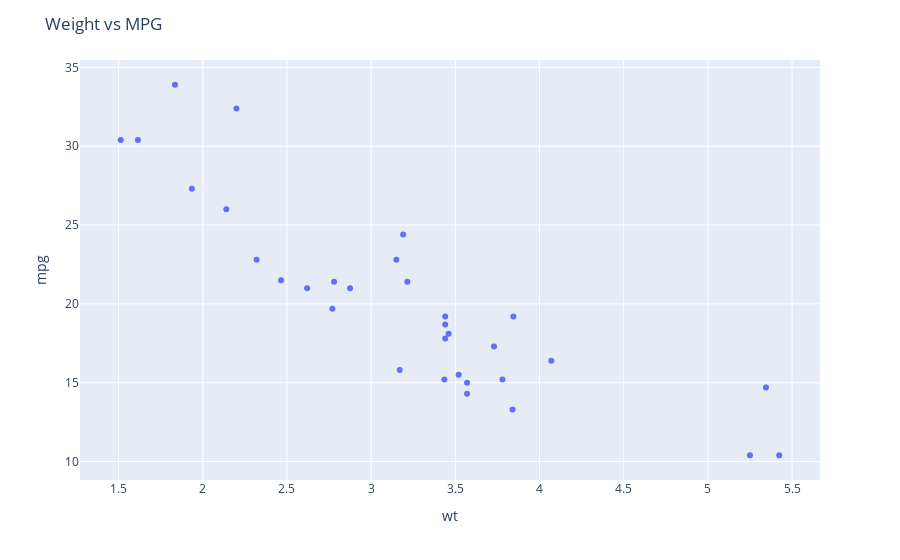

Notebook code cell kept with this figure:
### Markdown cell above
### Displacement vs Miles per Gallon

### Code cell
disp_mpg = px.scatter(
    df_mtcars, 
    x='wt', 
    y ='mpg',
    hover_data = ['Car']
)

disp_mpg.update_layout(title='Weight vs MPG')
disp_mpg.show()

### Figure 1 — Plotly figure (JSON) as saved in the notebook; plotly's stock layout.template omitted (floating-point values rounded to 4 significant figures)
{"data": [{"customdata": [["Mazda RX4"], ["Mazda RX4 Wag"], ["Datsun 710"], ["Hornet 4 Drive"], ["Hornet Sportabout"], ["Valiant"], ["Duster 360"], ["Merc 240D"], ["Merc 230"], ["Merc 280"], ["Merc 280C"], ["Merc 450SE"], ["Merc 450SL"], ["Merc 450SLC"], ["Cadillac Fleetwood"], ["Lincoln Continental"], ["Chrysler Imperial"], ["Fiat 128"], ["Honda Civic"], ["Toyota Corolla"], ["Toyota Corona"], ["Dodge Challenger"], ["AMC Javelin"], ["Camaro Z28"], ["Pontiac Firebird"], ["Fiat X1-9"], ["Porsche 914-2"], ["Lotus Europa"], ["Ford Pantera L"], ["Ferrari Dino"], ["Maserati Bora"], ["Volvo 142E"]], "hovertemplate": "wt=%{x}<br>mpg=%{y}<br>Car=%{customdata[0]}<extra></extra>", "legendgroup": "", "marker": {"color": "#636efa", "symbol": "circle"}, "mode": "markers", "name": "", "orientation": "v", "showlegend": false, "type": "scatter", "x": [2.62, 2.875, 2.32, 3.215, 3.44, 3.46, 3.57, 3.19, 3.15, 3.44, 3.44, 4.07, 3.73, 3.78, 5.25, 5.424, 5.345, 2.2, 1.615, 1.835, 2.465, 3.52, 3.435, 3.84, 3.845, 1.935, 2.14, 1.513, 3.17, 2.77, 3.57, 2.78], "xaxis": "x", "y": [21, 21, 22.8, 21.4, 18.7, 18.1, 14.3, 24.4, 22.8, 19.2, 17.8, 16.4, 17.3, 15.2, 10.4, 10.4, 14.7, 32.4, 30.4, 33.9, 21.5, 15.5, 15.2, 13.3, 19.2, 27.3, 26, 30.4, 15.8, 19.7, 15, 21.4], "yaxis": "y"}], "layout": {"autosize": true, "legend": {"tracegroupgap": 0}, "margin": {"t": 60}, "title": {"text": "Weight vs MPG"}, "xaxis": {"anchor": "y", "autorange": true, "domain": [0, 1], "range": [1.282, 5.655], "title": {"text": "wt"}, "type": "linear"}, "yaxis": {"anchor": "x", "autorange": true, "domain": [0, 1], "range": [8.58, 35.72], "title": {"text": "mpg"}, "type": "linear"}}}
